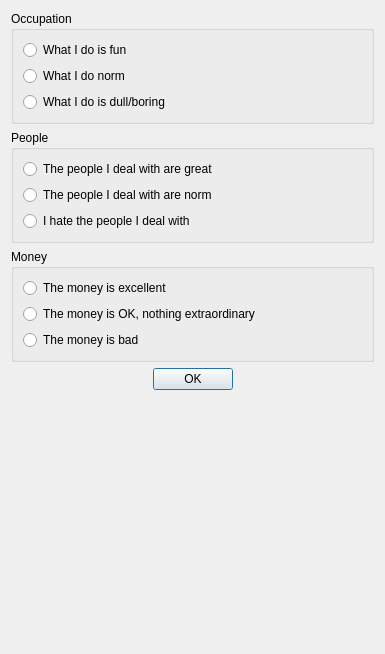
<?xml version="1.0" encoding="UTF-8"?>
<ui version="4.0">
 <class>ProfessionalLife</class>
 <widget class="QDialog" name="ProfessionalLife">
  <property name="geometry">
   <rect>
    <x>0</x>
    <y>0</y>
    <width>385</width>
    <height>654</height>
   </rect>
  </property>
  <property name="sizePolicy">
   <sizepolicy hsizetype="Expanding" vsizetype="Expanding">
    <horstretch>0</horstretch>
    <verstretch>0</verstretch>
   </sizepolicy>
  </property>
  <property name="windowTitle">
   <string>Describe your professional life</string>
  </property>
  <layout class="QGridLayout" name="gridLayout">
   <item row="2" column="0">
    <widget class="QGroupBox" name="GBMoney">
     <property name="title">
      <string>Money</string>
     </property>
     <layout class="QGridLayout" name="gridLayout_4">
      <item row="0" column="0">
       <widget class="QRadioButton" name="radioButton_3">
        <property name="text">
         <string>The money is excellent</string>
        </property>
       </widget>
      </item>
      <item row="1" column="0">
       <widget class="QRadioButton" name="radioButton_4">
        <property name="text">
         <string>The money is OK, nothing extraordinary</string>
        </property>
       </widget>
      </item>
      <item row="2" column="0">
       <widget class="QRadioButton" name="radioButton_5">
        <property name="text">
         <string>The money is bad</string>
        </property>
       </widget>
      </item>
     </layout>
    </widget>
   </item>
   <item row="4" column="0">
    <layout class="QHBoxLayout" name="horizontalLayout">
     <item>
      <spacer name="horizontalSpacer">
       <property name="orientation">
        <enum>Qt::Horizontal</enum>
       </property>
       <property name="sizeHint" stdset="0">
        <size>
         <width>40</width>
         <height>20</height>
        </size>
       </property>
      </spacer>
     </item>
     <item>
      <widget class="QPushButton" name="PBOK">
       <property name="text">
        <string>OK</string>
       </property>
      </widget>
     </item>
     <item>
      <spacer name="horizontalSpacer_2">
       <property name="orientation">
        <enum>Qt::Horizontal</enum>
       </property>
       <property name="sizeHint" stdset="0">
        <size>
         <width>40</width>
         <height>20</height>
        </size>
       </property>
      </spacer>
     </item>
    </layout>
   </item>
   <item row="1" column="0">
    <widget class="QGroupBox" name="GBPeople">
     <property name="title">
      <string>People</string>
     </property>
     <layout class="QGridLayout" name="gridLayout_3">
      <item row="0" column="0">
       <widget class="QRadioButton" name="RBPeopleGreat">
        <property name="text">
         <string>The people I deal with are great</string>
        </property>
       </widget>
      </item>
      <item row="1" column="0">
       <widget class="QRadioButton" name="RBPeopleNorm">
        <property name="text">
         <string>The people I deal with are norm</string>
        </property>
       </widget>
      </item>
      <item row="2" column="0">
       <widget class="QRadioButton" name="RBPeopleUgly">
        <property name="text">
         <string>I hate the people I deal with</string>
        </property>
       </widget>
      </item>
     </layout>
    </widget>
   </item>
   <item row="0" column="0">
    <widget class="QGroupBox" name="GBOccupation">
     <property name="title">
      <string>Occupation</string>
     </property>
     <layout class="QGridLayout" name="gridLayout_2">
      <item row="0" column="0">
       <widget class="QRadioButton" name="RBOccupationFun">
        <property name="text">
         <string>What I do is fun</string>
        </property>
       </widget>
      </item>
      <item row="1" column="0">
       <widget class="QRadioButton" name="RBRBOccupationNorm">
        <property name="text">
         <string>What I do norm</string>
        </property>
       </widget>
      </item>
      <item row="2" column="0">
       <widget class="QRadioButton" name="RBOccupationDull">
        <property name="text">
         <string>What I do is dull/boring</string>
        </property>
       </widget>
      </item>
     </layout>
    </widget>
   </item>
   <item row="5" column="0">
    <spacer name="verticalSpacer">
     <property name="orientation">
      <enum>Qt::Vertical</enum>
     </property>
     <property name="sizeHint" stdset="0">
      <size>
       <width>20</width>
       <height>40</height>
      </size>
     </property>
    </spacer>
   </item>
  </layout>
 </widget>
 <resources/>
 <connections/>
</ui>
